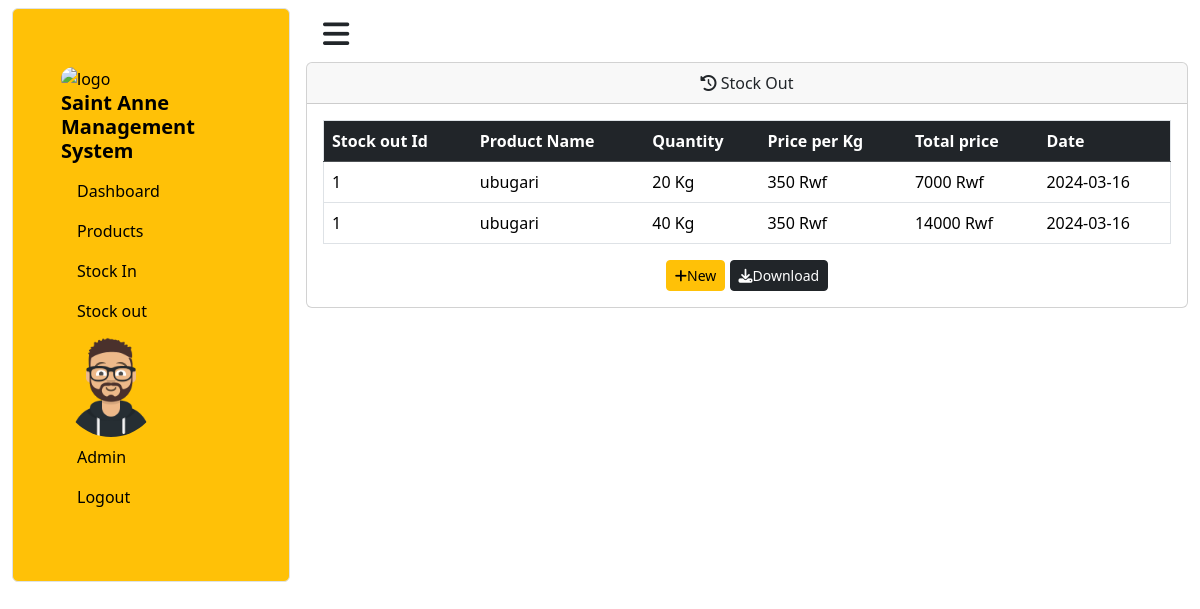
Screenshot of /admin/stock_out.php (signed in) with the database file from the repository.
### tables this page shows
CREATE TABLE `stockout` (
  `StockOutId` int(11) NOT NULL,
  `ProductId` int(11) NOT NULL,
  `quantity` int(9) NOT NULL,
  `date` date NOT NULL DEFAULT current_timestamp()
);

CREATE TABLE `products` (
  `ProductId` int(11) NOT NULL,
  `ProductName` varchar(40) NOT NULL,
  `PricePerKg` int(9) NOT NULL,
  `Total_price` int(9) NOT NULL DEFAULT 0,
  `quantity` int(5) NOT NULL DEFAULT 0
);

### admin/stock_out.php (the view, shortened to what this page needs)
<?php
include '../conn.php';
?>
<!DOCTYPE html>
<html lang="en">
<head>
    <link href="https://cdn.jsdelivr.net/npm/bootstrap@5.3.3/dist/css/bootstrap.min.css" rel="stylesheet">
    <link rel="stylesheet" href="https://cdnjs.cloudflare.com/ajax/libs/font-awesome/6.5.1/css/all.min.css" />
    <link rel="stylesheet" href="style.css">
</head>
<body>
    <div class="container-fluid content  d-flex  mt-2">
        <div class="col sm-9 border bg-warning  rounded  ">
            <nav class="nav mt-2">
            <ul class=" text-black p-5 ">
                    <div class="nav-brand">
                        <img src="../images/logo.jpg" class="rounded-pill" style="width: 120px;" alt="logo" srcset="">
                        <h5><b>Saint Anne Management System</b></h5>
                    </div>
                    <li class="nav-item"><a href="index.php" class="nav-link text-black"> Dashboard</a></li>
                    <li class=" nav-item"><a href="Products.php" class="nav-link text-black"> Products</a></li>
                    <li class="nav-item"><a href="stock_in.php" class="nav-link text-black" >Stock In</a></li>
                    <li class="nav-item"><a href="stock_out.php" class="nav-link text-black"> Stock out</a></li>
                    <div class="nav-brand">
                        <img src="../images/user.png" alt="avatar"  class="rounded-pill" style="width: 100px;" >
                    </div>
                    <li class="nav-link text-black " >Admin</li>
                    <li class="nav-item " > <a class=" nav-link text-black" href="logout.php">Logout</a></li>
                </ul>
            </nav>
        </div>
      <div class="col-sm-9 ms-3">
    <button class="btn m-1"><i class="fa-solid fa-bars " style="font-size:30px"></i></button>
     <div class="card ">
    <div class="card-header">
      <center > <i class="fa-solid  fa-clock-rotate-left"></i> Stock Out</center>
    </div>
    <div class="card-body">
      <div class="table table-resplonsive table-sm w-80">
                <table class="table border table-stripped table-hover">
                   <thead class="table-dark text-white">
                    <th>Stock out Id </th>
                    <th>Product Name</th>
                    <th>Quantity</th>
                    <th>Price per Kg</th>
                    <th>Total price</th>
                    <th>Date</th>
                   </thead>
                   <tbody>
                <?php
                $select=$conn->query("SELECT * FROM stockout");
                 if (mysqli_num_rows($select)>0){
                    while ($row=mysqli_fetch_assoc($select)) {
                        $p_id=$row['ProductId'];
                        $quantity=$row['quantity'];
                        $date=$row['date'];
                        $select_product=$conn->query("SELECT * FROM products WHERE ProductId='$p_id'");
                        foreach($select_product as $row_product){
                          $Pname=$row_product["ProductName"];
                          $Pprice=$row_product["PricePerKg"];
                        }
                        $total=$quantity*$Pprice;
                        echo " <tr>
                        <td>$p_id</td>
                        <td>$Pname</td>
                        <td>$quantity Kg</td>
                        <td>$Pprice Rwf</td>
                        <td>$total Rwf</td>
                        <td>$date</td>
                    </tr>";
                    }
                 }
                 else {
                    echo "<td colspan='3'><center> No stock out found</center></td>";
                 }
                ?>
                   </tbody>
                </table>
            </div>
        <center><a href="add_stock_out.php" class="btn btn-warning btn-sm"><i class="fa-solid fa-plus"></i>New</a>
        <button class="btn btn-dark btn-sm" onclick="download()"><i class="fa-solid fa-download"></i>Download</button></center>
    </div>
  </div>
        </div>
      </div>
</body>
</html>

### admin/style.css (style rules this page uses)
li { list-style-type:none; }

### rows the page displays
stockout: ProductId "1", ProductId.ProductName "ubugari", quantity "20", ProductId.PricePerKg "350", quantity.PricePerKg "7000", date "2024-03-16"
stockout: ProductId "1", ProductId.ProductName "ubugari", quantity "40", ProductId.PricePerKg "350", quantity.PricePerKg "14000", date "2024-03-16"
